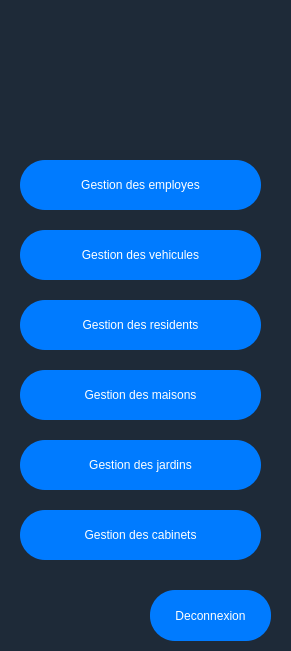
   <widget class="QFrame" name="Cannitech">
    <property name="geometry">
     <rect>
      <x>0</x>
      <y>0</y>
      <width>291</width>
      <height>651</height>
     </rect>
    </property>
    <property name="styleSheet">
     <string notr="true">background-color: #1e2a38;
color: white;
font: bold 11pt &quot;Arial&quot;;</string>
    </property>
    <property name="frameShape">
     <enum>QFrame::Shape::NoFrame</enum>
    </property>
    <property name="frameShadow">
     <enum>QFrame::Shadow::Plain</enum>
    </property>
    <property name="lineWidth">
     <number>0</number>
    </property>
    <property name="midLineWidth">
     <number>0</number>
    </property>
    <widget class="QPushButton" name="btnEmployes">
     <property name="geometry">
      <rect>
       <x>20</x>
       <y>160</y>
       <width>241</width>
       <height>50</height>
      </rect>
     </property>
     <property name="sizePolicy">
      <sizepolicy hsizetype="Fixed" vsizetype="Fixed">
       <horstretch>0</horstretch>
       <verstretch>0</verstretch>
      </sizepolicy>
     </property>
     <property name="focusPolicy">
      <enum>Qt::FocusPolicy::StrongFocus</enum>
     </property>
     <property name="contextMenuPolicy">
      <enum>Qt::ContextMenuPolicy::DefaultContextMenu</enum>
     </property>
     <property name="layoutDirection">
      <enum>Qt::LayoutDirection::LeftToRight</enum>
     </property>
     <property name="styleSheet">
      <string notr="true">QPushButton {
    background-color: #007bff;
    color: white;
    border-radius: 25px;
}

</string>
     </property>
     <property name="text">
      <string>Gestion des employes</string>
     </property>
     <property name="icon">
      <iconset>
       <normaloff>:/figma/users 02.png</normaloff>:/figma/users 02.png</iconset>
     </property>
     <property name="iconSize">
      <size>
       <width>30</width>
       <height>30</height>
      </size>
     </property>
     <property name="checkable">
      <bool>false</bool>
     </property>
     <property name="autoRepeat">
      <bool>false</bool>
     </property>
     <property name="autoExclusive">
      <bool>false</bool>
     </property>
    </widget>
    <widget class="QPushButton" name="btnVehicules">
     <property name="geometry">
      <rect>
       <x>20</x>
       <y>230</y>
       <width>241</width>
       <height>50</height>
      </rect>
     </property>
     <property name="sizePolicy">
      <sizepolicy hsizetype="Fixed" vsizetype="Fixed">
       <horstretch>0</horstretch>
       <verstretch>0</verstretch>
      </sizepolicy>
     </property>
     <property name="focusPolicy">
      <enum>Qt::FocusPolicy::StrongFocus</enum>
     </property>
     <property name="contextMenuPolicy">
      <enum>Qt::ContextMenuPolicy::DefaultContextMenu</enum>
     </property>
     <property name="layoutDirection">
      <enum>Qt::LayoutDirection::LeftToRight</enum>
     </property>
     <property name="styleSheet">
      <string notr="true">QPushButton {
    background-color: #007bff;
    color: white;
    border-radius: 25px;
}

</string>
     </property>
     <property name="text">
      <string>Gestion des vehicules</string>
     </property>
     <property name="icon">
      <iconset>
       <normaloff>:/figma/community.png</normaloff>:/figma/community.png</iconset>
     </property>
     <property name="iconSize">
      <size>
       <width>30</width>
       <height>30</height>
      </size>
     </property>
     <property name="checkable">
      <bool>false</bool>
     </property>
     <property name="autoRepeat">
      <bool>false</bool>
     </property>
     <property name="autoExclusive">
      <bool>false</bool>
     </property>
    </widget>
    <widget class="QPushButton" name="btnMaisons">
     <property name="geometry">
      <rect>
       <x>20</x>
       <y>370</y>
       <width>241</width>
       <height>50</height>
      </rect>
     </property>
     <property name="sizePolicy">
      <sizepolicy hsizetype="Fixed" vsizetype="Fixed">
       <horstretch>0</horstretch>
       <verstretch>0</verstretch>
      </sizepolicy>
     </property>
     <property name="focusPolicy">
      <enum>Qt::FocusPolicy::StrongFocus</enum>
     </property>
     <property name="contextMenuPolicy">
      <enum>Qt::ContextMenuPolicy::DefaultContextMenu</enum>
     </property>
     <property name="layoutDirection">
      <enum>Qt::LayoutDirection::LeftToRight</enum>
     </property>
     <property name="styleSheet">
      <string notr="true">QPushButton {
    background-color: #007bff;
    color: white;
    border-radius: 25px;
}

</string>
     </property>
     <property name="text">
      <string>Gestion des maisons</string>
     </property>
     <property name="icon">
      <iconset>
       <normaloff>:/figma/notepad.png</normaloff>:/figma/notepad.png</iconset>
     </property>
     <property name="iconSize">
      <size>
       <width>30</width>
       <height>30</height>
      </size>
     </property>
     <property name="checkable">
      <bool>false</bool>
     </property>
     <property name="autoRepeat">
      <bool>false</bool>
     </property>
     <property name="autoExclusive">
      <bool>false</bool>
     </property>
    </widget>
    <widget class="QPushButton" name="btnJardins">
     <property name="geometry">
      <rect>
       <x>20</x>
       <y>440</y>
       <width>241</width>
       <height>50</height>
      </rect>
     </property>
     <property name="sizePolicy">
      <sizepolicy hsizetype="Fixed" vsizetype="Fixed">
       <horstretch>0</horstretch>
       <verstretch>0</verstretch>
      </sizepolicy>
     </property>
     <property name="focusPolicy">
      <enum>Qt::FocusPolicy::StrongFocus</enum>
     </property>
     <property name="contextMenuPolicy">
      <enum>Qt::ContextMenuPolicy::DefaultContextMenu</enum>
     </property>
     <property name="layoutDirection">
      <enum>Qt::LayoutDirection::LeftToRight</enum>
     </property>
     <property name="styleSheet">
      <string notr="true">QPushButton {
    background-color: #007bff;
    color: white;
    border-radius: 25px;
}

</string>
     </property>
     <property name="text">
      <string>Gestion des jardins</string>
     </property>
     <property name="icon">
      <iconset>
       <normaloff>:/figma/users 01.png</normaloff>:/figma/users 01.png</iconset>
     </property>
     <property name="iconSize">
      <size>
       <width>30</width>
       <height>30</height>
      </size>
     </property>
     <property name="checkable">
      <bool>false</bool>
     </property>
     <property name="autoRepeat">
      <bool>false</bool>
     </property>
     <property name="autoExclusive">
      <bool>false</bool>
     </property>
    </widget>
    <widget class="QPushButton" name="btnResidents">
     <property name="geometry">
      <rect>
       <x>20</x>
       <y>300</y>
       <width>241</width>
       <height>50</height>
      </rect>
     </property>
     <property name="sizePolicy">
      <sizepolicy hsizetype="Fixed" vsizetype="Fixed">
       <horstretch>0</horstretch>
       <verstretch>0</verstretch>
      </sizepolicy>
     </property>
     <property name="focusPolicy">
      <enum>Qt::FocusPolicy::StrongFocus</enum>
     </property>
     <property name="contextMenuPolicy">
      <enum>Qt::ContextMenuPolicy::DefaultContextMenu</enum>
     </property>
     <property name="layoutDirection">
      <enum>Qt::LayoutDirection::LeftToRight</enum>
     </property>
     <property name="styleSheet">
      <string notr="true">QPushButton {
    background-color: #007bff;
    color: white;
    border-radius: 25px;
}

</string>
     </property>
     <property name="text">
      <string>Gestion des residents</string>
     </property>
     <property name="icon">
      <iconset>
       <normaloff>:/figma/notepad.png</normaloff>:/figma/notepad.png</iconset>
     </property>
     <property name="iconSize">
      <size>
       <width>30</width>
       <height>30</height>
      </size>
     </property>
     <property name="checkable">
      <bool>false</bool>
     </property>
     <property name="autoRepeat">
      <bool>false</bool>
     </property>
     <property name="autoExclusive">
      <bool>false</bool>
     </property>
    </widget>
    <widget class="QPushButton" name="btnDeconnexion">
     <property name="geometry">
      <rect>
       <x>150</x>
       <y>590</y>
       <width>121</width>
       <height>51</height>
      </rect>
     </property>
     <property name="styleSheet">
      <string notr="true">QPushButton {
    background-color: #007bff;
    color: white;
    border-radius: 25px;
}

</string>
     </property>
     <property name="text">
      <string>Deconnexion</string>
     </property>
     <property name="iconSize">
      <size>
       <width>200</width>
       <height>200</height>
      </size>
     </property>
     <property name="autoRepeatInterval">
      <number>100</number>
     </property>
    </widget>
    <widget class="QPushButton" name="btnCabinets">
     <property name="geometry">
      <rect>
       <x>20</x>
       <y>510</y>
       <width>241</width>
       <height>50</height>
      </rect>
     </property>
     <property name="sizePolicy">
      <sizepolicy hsizetype="Fixed" vsizetype="Fixed">
       <horstretch>0</horstretch>
       <verstretch>0</verstretch>
      </sizepolicy>
     </property>
     <property name="focusPolicy">
      <enum>Qt::FocusPolicy::StrongFocus</enum>
     </property>
     <property name="contextMenuPolicy">
      <enum>Qt::ContextMenuPolicy::DefaultContextMenu</enum>
     </property>
     <property name="layoutDirection">
      <enum>Qt::LayoutDirection::LeftToRight</enum>
     </property>
     <property name="styleSheet">
      <string notr="true">QPushButton {
    background-color: #007bff;
    color: white;
    border-radius: 25px;
}

</string>
     </property>
     <property name="text">
      <string>Gestion des cabinets</string>
     </property>
     <property name="icon">
      <iconset>
       <normaloff>:/figma/users 01.png</normaloff>:/figma/users 01.png</iconset>
     </property>
     <property name="iconSize">
      <size>
       <width>30</width>
       <height>30</height>
      </size>
     </property>
     <property name="checkable">
      <bool>false</bool>
     </property>
     <property name="autoRepeat">
      <bool>false</bool>
     </property>
     <property name="autoExclusive">
      <bool>false</bool>
     </property>
    </widget>
    <widget class="QLabel" name="logo">
     <property name="geometry">
      <rect>
       <x>50</x>
       <y>10</y>
       <width>201</width>
       <height>131</height>
      </rect>
     </property>
     <property name="text">
      <string/>
     </property>
     <property name="pixmap">
      <pixmap>../SmartCity--main (1)/SmartCity--main/Lg.png</pixmap>
     </property>
    </widget>
   </widget>
